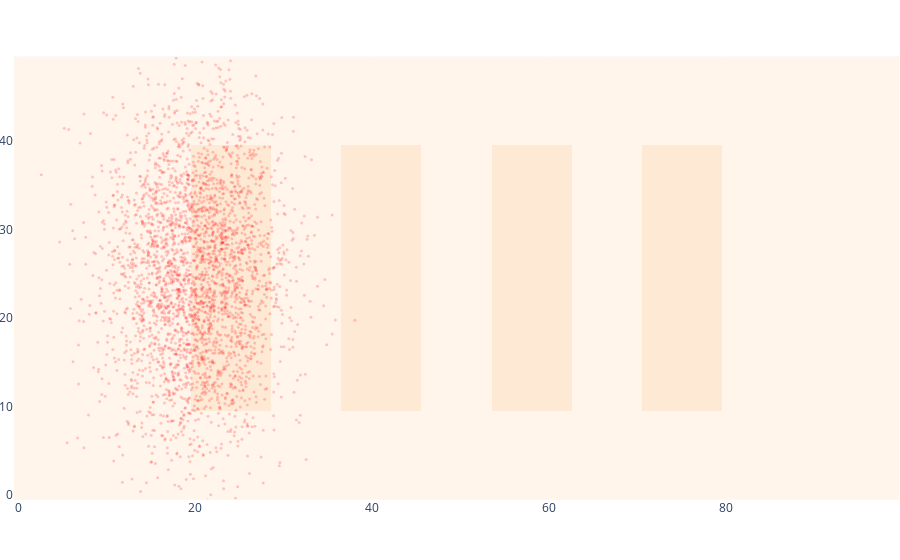

Write notebook code for a chart like this one.
### Code cell
S = 3000
prior = rng.multivariate_normal(means[0], covariances[0], size=S)
show_map(0.1*base_map, markers=prior,
         marker=dict(size=3, color="red", opacity=0.2))

### Figure 1 — Plotly figure (JSON) as saved in the notebook; plotly's stock layout.template omitted (floating-point values rounded to 4 significant figures; data arrays with more than 128 entries replaced by an {"elided": "..."} marker saying what was removed)
{"data": [{"coloraxis": "coloraxis", "hovertemplate": "x: %{x}<br>y: %{y}<br>color: %{z}<extra></extra>", "name": "0", "type": "heatmap", "xaxis": "x", "yaxis": "y", "z": {"elided": "50x100 float values"}}, {"marker": {"color": "red", "opacity": 0.2, "size": 3}, "mode": "markers", "type": "scatter", "x": {"elided": "3000 float values"}, "y": {"elided": "3000 float values"}}], "layout": {"coloraxis": {"cmax": 1, "cmin": 0, "colorscale": [[0, "rgb(255,245,235)"], [0.125, "rgb(254,230,206)"], [0.25, "rgb(253,208,162)"], [0.375, "rgb(253,174,107)"], [0.5, "rgb(253,141,60)"], [0.625, "rgb(241,105,19)"], [0.75, "rgb(217,72,1)"], [0.875, "rgb(166,54,3)"], [1, "rgb(127,39,4)"]], "showscale": false}, "margin": {"b": 0, "l": 0, "r": 0, "t": 0}, "xaxis": {"anchor": "y", "autorange": false, "constrain": "domain", "domain": [0, 1], "range": [-0.5, 99.5], "scaleanchor": "y"}, "yaxis": {"anchor": "x", "autorange": false, "constrain": "domain", "domain": [0, 1], "range": [-0.5, 49.5], "scaleratio": 1}}}
